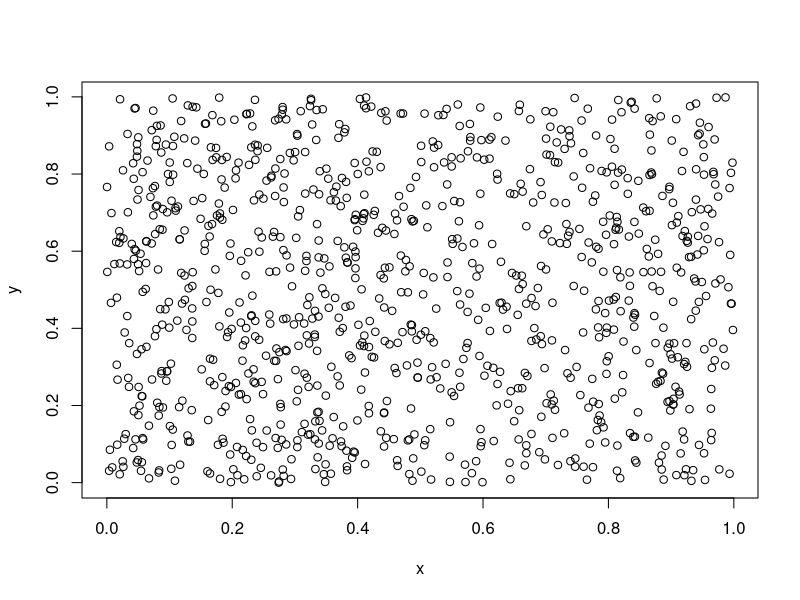
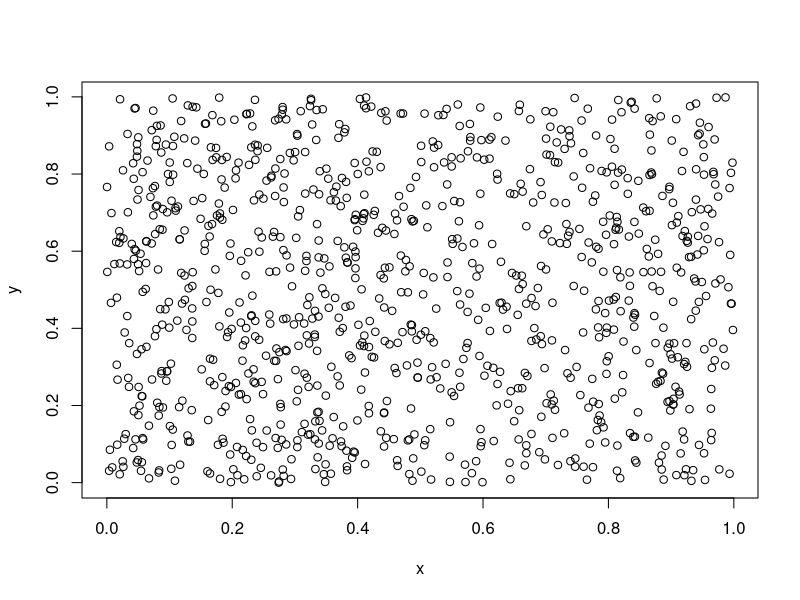
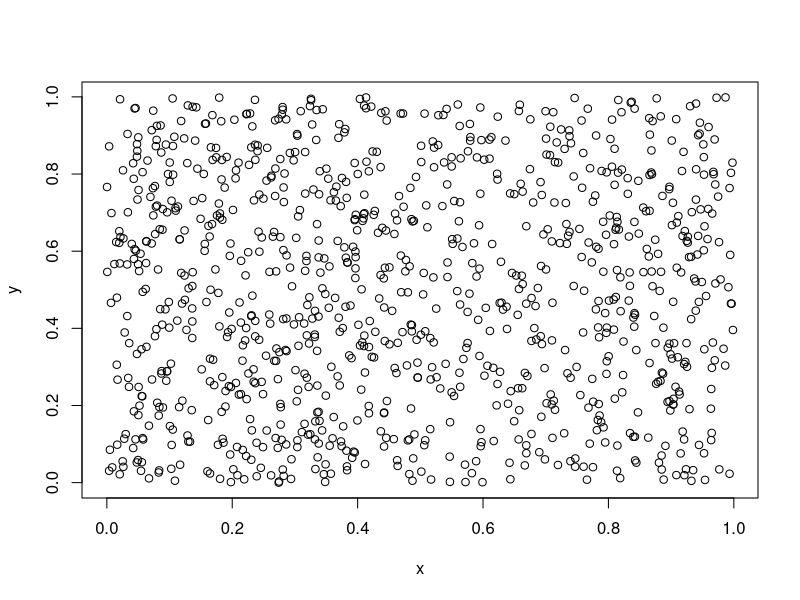
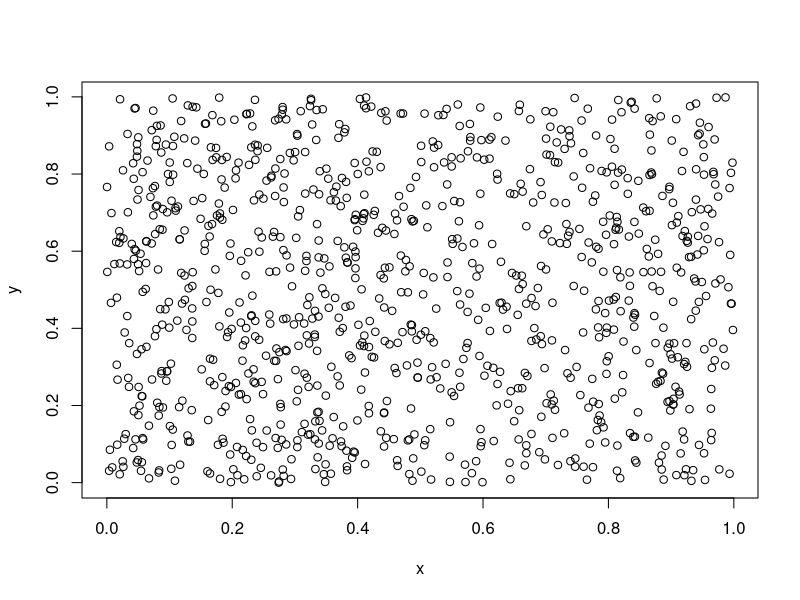
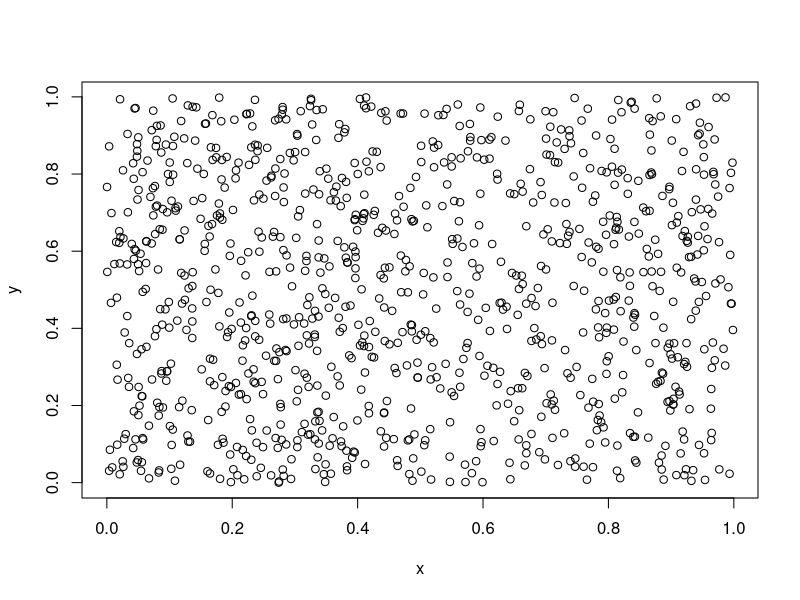
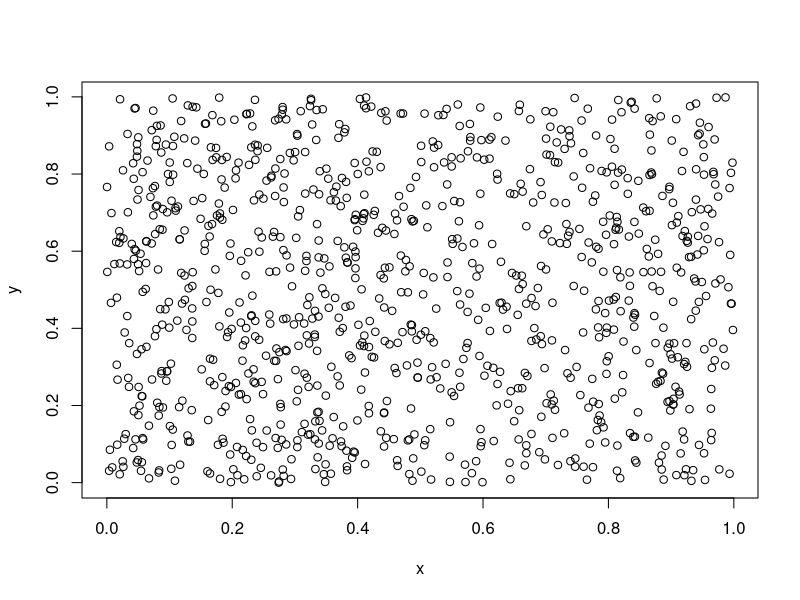
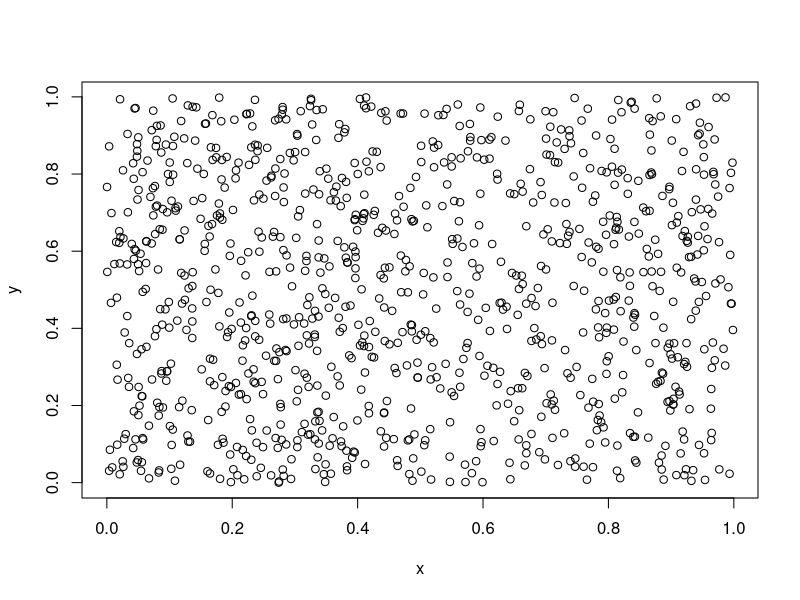
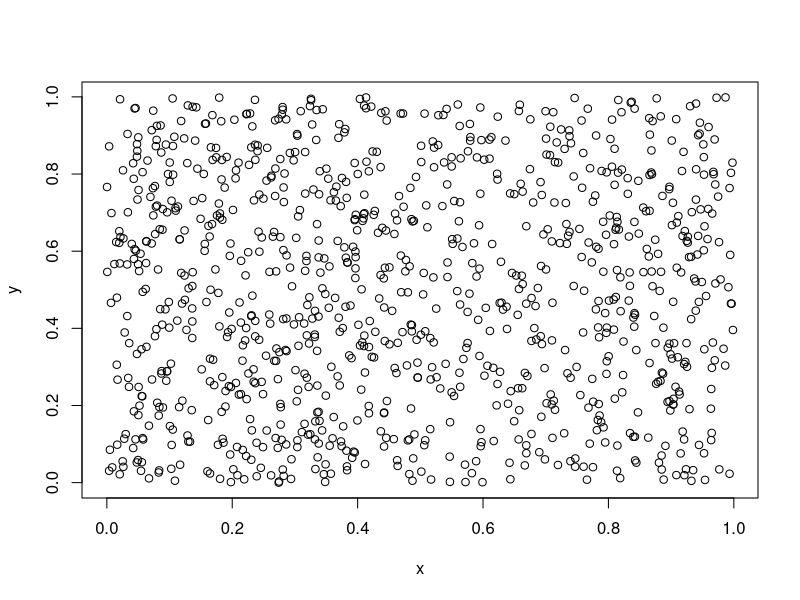

R code for these plots, in order: (Note: this script raises an error after producing the figures.)
## ---- chunk 1
knitr::opts_chunk$set(
  collapse = TRUE,
  comment = "#>",
  fig.path = "man/figures/README-",
  out.width = "100%"
)
## ---- chunk 2
library(svglite)

x <- runif(1e3)
y <- runif(1e3)
tmp1 <- tempfile()
tmp2 <- tempfile()

svglite_test <- function() {
  svglite(tmp1)
  plot(x, y)
  dev.off()
}
svg_test <- function() {
  svg(tmp2, onefile = TRUE)
  plot(x, y)
  dev.off()
}

bench::mark(svglite_test(), svg_test(), min_iterations = 250)
## ---- chunk 3
# svglite
fs::file_size(tmp1)

# svg
fs::file_size(tmp2)
## ---- chunk 4
tmp3 <- tempfile(fileext = ".svgz")
svglite(tmp3)
plot(x, y)
invisible(dev.off())

# svglite - svgz
fs::file_size(tmp3)
